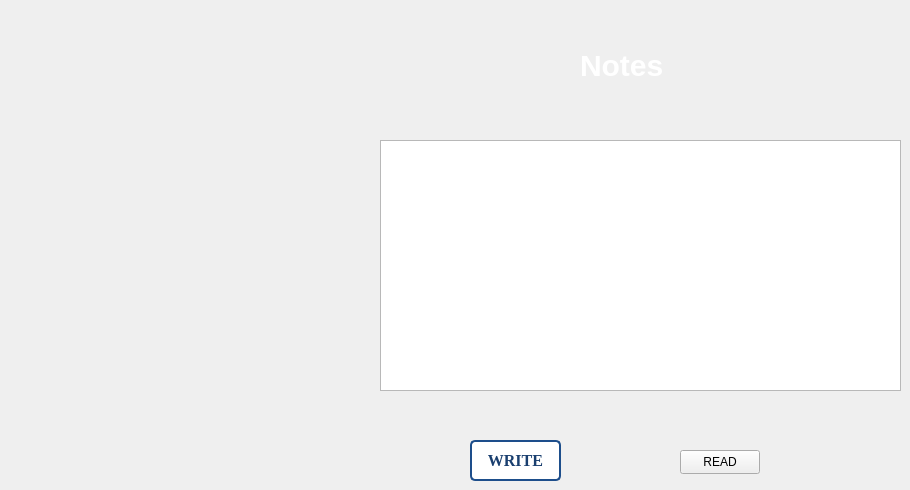
   <widget class="QWidget" name="tab_2">
    <attribute name="title">
     <string>Notes</string>
    </attribute>
    <widget class="QPushButton" name="pushButton_11">
     <property name="geometry">
      <rect>
       <x>470</x>
       <y>440</y>
       <width>91</width>
       <height>41</height>
      </rect>
     </property>
     <property name="font">
      <font>
       <family>Times New Roman</family>
       <pointsize>-1</pointsize>
       <bold>true</bold>
      </font>
     </property>
     <property name="styleSheet">
      <string notr="true">QPushButton 
{
background-color: rgb(255, 255, 255); 
color: rgb(26, 63, 111); 
border: 2px solid rgb(29, 78, 139);
border-radius: 5px; 
padding: 10px 10px; 
font-size: 16px;
font-weight: bold;
cursor: pointer; 
transition: background-color 0.3s ease, box-shadow 0.3s ease;
}
QPushButton:hover 
{
background-color: rgb(219, 235, 255); 
box-shadow: 0 4px 8px rgba(0, 0, 0, 0.1); 
}
QPushButton:pressed 
{
background-color: rgb(45, 108, 190); 
color: rgb(255, 255, 255);
box-shadow: 0 2px 4px rgba(0, 0, 0, 0.1); 
}
</string>
     </property>
     <property name="text">
      <string>WRITE</string>
     </property>
    </widget>
    <widget class="QLabel" name="label_3">
     <property name="geometry">
      <rect>
       <x>580</x>
       <y>50</y>
       <width>91</width>
       <height>31</height>
      </rect>
     </property>
     <property name="styleSheet">
      <string notr="true">QLabel {
color: rgb(255, 255, 255);
font-size: 30px; 
font-weight: bold;
}

QLabel {
text-shadow: 2px rgb(12, 29, 52); 
}
</string>
     </property>
     <property name="text">
      <string>Notes</string>
     </property>
    </widget>
    <widget class="QPushButton" name="pushButton_12">
     <property name="geometry">
      <rect>
       <x>680</x>
       <y>450</y>
       <width>80</width>
       <height>24</height>
      </rect>
     </property>
     <property name="text">
      <string>READ</string>
     </property>
    </widget>
    <widget class="QTextEdit" name="textEdit">
     <property name="geometry">
      <rect>
       <x>380</x>
       <y>140</y>
       <width>521</width>
       <height>251</height>
      </rect>
     </property>
    </widget>
   </widget>
